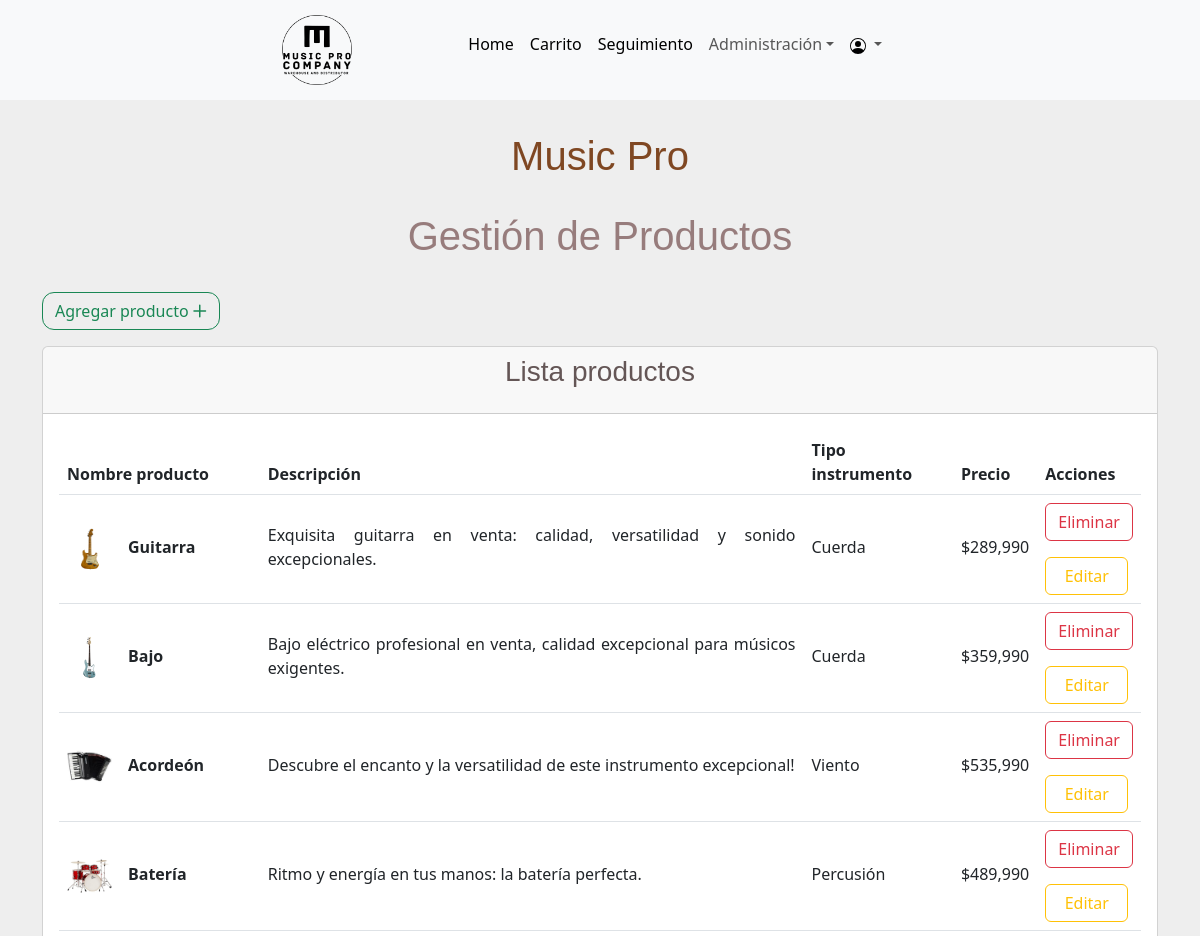
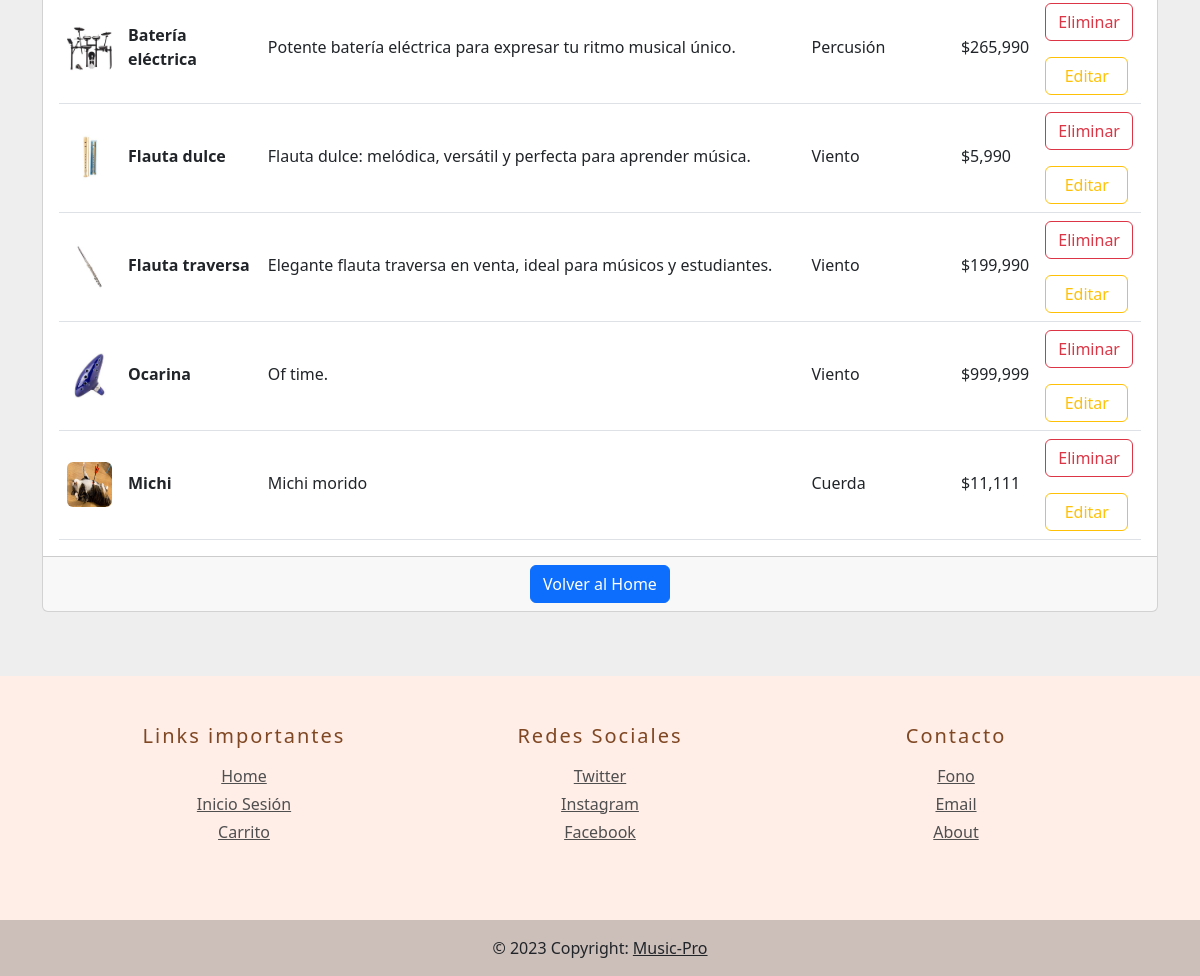
Page /gestionProductos/ (signed in) on the committed database (2 pictures, top to bottom).
### MusicPro/models.py (models this page shows, shortened)
class Producto(models.Model):
    id = models.AutoField(primary_key=True, unique=True)
    nombre = models.CharField(max_length=50)
    precio = models.IntegerField()
    descripcion = models.TextField()
    imagen = models.ImageField(upload_to='productos', null=True)
    cantidad = models.IntegerField(default=0)
    tipo_instrumento = models.CharField(max_length=50, null=True)

### MusicPro/views.py (the view)
# urls.py: path('gestionProductos/', views.gestionProductos, name='gestionProductos'),
def gestionProductos(request):
    if request.user.is_superuser:
        productos = Producto.objects.all()
        return render(request, 'gestionProductos.html', {'productos': productos})
    else:
        return render(request, '404.html')

### MusicPro/templates/gestionProductos.html (shortened to what this page needs)
{% extends "baseHome.html" %}
{% load static %}
{% block content %}
{% load humanize %}
<div class="container">
    <h1 class="py-4" id="tituloGestion">Gestión de Productos</h1>
    <div class="row">
        <div class="col-sm-4">
            <button type="button" class="btn btn-outline-success" data-bs-toggle="modal" data-bs-target="#productoModal"
                id="btnModal">
                Agregar producto
                <i class="fa-regular fa-plus"></i>
            </button>
        </div>
    </div>
    <div class="row">
        <div class="col-12-md">
            <div class="card mb-3 mt-3">
                <div class="card-header text-center">
                    <h3 id="tituloCardGestion">Lista productos</h3>
                </div>
                <div class="card-body">
                    <table class="table align-middle mb-0 bg-white">
                        <thead class="bg-light">
                            <tr>
                                <th>Nombre producto</th>
                                <th>Descripción</th>
                                <th>Tipo instrumento</th>
                                <th>Precio</th>
                                <th>Acciones</th>
                            </tr>
                        </thead>
                        <tbody>
                            {% for producto in productos %}
                            <tr>
                                <td>
                                    <div class="d-flex align-items-center">
                                        {% if producto.imagen %}
                                        <img src="{{producto.imagen.url}}" class="rounded" alt="..."
                                            id="imgCardRounded">
                                        {% else %}
                                        <img src="{% static 'img/bitmap.png' %}" class="rounded" alt="..."
                                            id="imgCardRounded">
                                        {% endif %}
                                        <div class="ms-3">
                                            <p class="fw-bold mb-1">{{ producto.nombre }}</p>
                                        </div>
                                    </div>
                                </td>
                                <td>
                                    <p class="fw-normal mb-1" id="descripcion" style="text-align: justify;">
                                        {{producto.descripcion | capfirst}}</p>
                                </td>
                                <td>
                                    <p class="fw-normal mb-1" id="descripcion" style="text-align: justify;">
                                        {{producto.tipo_instrumento | capfirst}}</p>
                                </td>
                                <td>
                                    <p class="fw-normal mb-1">${{ producto.precio | intcomma:False }}</p>
                                </td>
                                <td>
                                    <form action="/eliminarProducto/{{producto.id}}" method="get">
                                        <button type="submit" class="btn btn-outline-danger"
                                            aria-label="Eliminar">Eliminar</button>
                                    </form>
                                    <button type="button" class="btn btn-outline-warning" data-bs-toggle="modal"
                                        data-bs-target="#editProductoModal-{{forloop.counter}}" id="btnModalEdit">
                                        Editar
                                    </button>
                                </td>
                            </tr>
                            {% endfor %}
                        </tbody>
                    </table>
                </div>
                <div class="card-footer text-center">
                    <a href="../" class="btn btn-primary">Volver al Home</a>
                </div>
            </div>
        </div>
    </div>
</div>
{% endblock %}

### MusicPro/static/css/styles.css (style rules this page uses)
a { color: #4f4f4f; }
body { background-color: #eee; }
#tituloProductos, #tituloGestion { text-align: center; font-family: 'Lucida Sans', 'Lucida Sans Regular', 'Lucida Grande', 'Lucida Sans Unicode', Geneva, Verdana, sans-serif; color: #977c7c; padding-top: 1rem; }
#btnModal { border-radius: 12px; }
#imgCardRounded { width: 45px; height: 45px; }
#btnModalEdit { width: 5.2rem; height: auto; margin-top: 1rem; }
#labelNombre, #labelApellido, #labelCorreo, #labelDireccion, #tituloCardGestion, #tituloCardCarrito, #tituloSeguimiento, #titulo-compra-realizada { margin-bottom: 1rem; font-family: 'Lucida Sans', 'Lucida Sans Regular', 'Lucida Grande', 'Lucida Sans Unicode', Geneva, Verdana, sans-serif; color: #645656; }

### rows in the picture
Producto: imagen (picture), nombre "Guitarra", descripcion "Exquisita guitarra en venta: calidad, versatilidad y sonido excepcionales.", tipo_instrumento "Cuerda", precio "289,990"
Producto: imagen (picture), nombre "Bajo", descripcion "Bajo eléctrico profesional en venta, calidad excepcional para músicos exigentes.", tipo_instrumento "Cuerda", precio "359,990"
Producto: imagen (picture), nombre "Acordeón", descripcion "Descubre el encanto y la versatilidad de este instrumento excepcional!", tipo_instrumento "Viento", precio "535,990"
Producto: imagen (picture), nombre "Batería", descripcion "Ritmo y energía en tus manos: la batería perfecta.", tipo_instrumento "Percusión", precio "489,990"
Producto: imagen (picture), nombre "Batería eléctrica", descripcion "Potente batería eléctrica para expresar tu ritmo musical único.", tipo_instrumento "Percusión", precio "265,990"
Producto: imagen (picture), nombre "Flauta dulce", descripcion "Flauta dulce: melódica, versátil y perfecta para aprender música.", tipo_instrumento "Viento", precio "5,990"
Producto: imagen (picture), nombre "Flauta traversa", descripcion "Elegante flauta traversa en venta, ideal para músicos y estudiantes.", tipo_instrumento "Viento", precio "199,990"
Producto: imagen (picture), nombre "Ocarina", descripcion "Of time.", tipo_instrumento "Viento", precio "999,999"
Producto: imagen (picture), nombre "Michi", descripcion "Michi morido", tipo_instrumento "Cuerda", precio "11,111"
